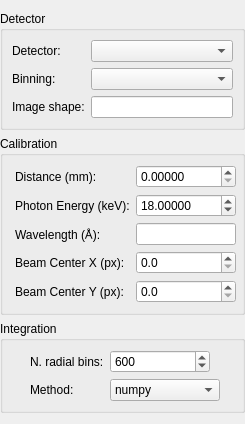
             <widget class="QWidget" name="azimuthalAverageWidget" native="true">
              <layout class="QVBoxLayout" name="verticalLayout_4">
               <property name="leftMargin">
                <number>0</number>
               </property>
               <property name="rightMargin">
                <number>0</number>
               </property>
               <item>
                <widget class="QGroupBox" name="detectorGroupBox">
                 <property name="maximumSize">
                  <size>
                   <width>16777215</width>
                   <height>16777215</height>
                  </size>
                 </property>
                 <property name="title">
                  <string>Detector</string>
                 </property>
                 <property name="checkable">
                  <bool>false</bool>
                 </property>
                 <layout class="QFormLayout" name="formLayout">
                  <property name="formAlignment">
                   <set>Qt::AlignHCenter|Qt::AlignTop</set>
                  </property>
                  <item row="0" column="0">
                   <widget class="QLabel" name="detectorLabel">
                    <property name="sizePolicy">
                     <sizepolicy hsizetype="Preferred" vsizetype="Preferred">
                      <horstretch>0</horstretch>
                      <verstretch>0</verstretch>
                     </sizepolicy>
                    </property>
                    <property name="text">
                     <string>Detector:</string>
                    </property>
                    <property name="buddy">
                     <cstring>detectorComboBox</cstring>
                    </property>
                   </widget>
                  </item>
                  <item row="0" column="1">
                   <widget class="QComboBox" name="detectorComboBox">
                    <property name="sizePolicy">
                     <sizepolicy hsizetype="Fixed" vsizetype="Fixed">
                      <horstretch>0</horstretch>
                      <verstretch>0</verstretch>
                     </sizepolicy>
                    </property>
                    <property name="maximumSize">
                     <size>
                      <width>170</width>
                      <height>16777215</height>
                     </size>
                    </property>
                    <property name="sizeAdjustPolicy">
                     <enum>QComboBox::AdjustToContents</enum>
                    </property>
                    <property name="minimumContentsLength">
                     <number>0</number>
                    </property>
                   </widget>
                  </item>
                  <item row="1" column="0">
                   <widget class="QLabel" name="binningLabel">
                    <property name="text">
                     <string>Binning:</string>
                    </property>
                    <property name="buddy">
                     <cstring>binningComboBox</cstring>
                    </property>
                   </widget>
                  </item>
                  <item row="1" column="1">
                   <widget class="QComboBox" name="binningComboBox">
                    <property name="sizePolicy">
                     <sizepolicy hsizetype="Fixed" vsizetype="Fixed">
                      <horstretch>0</horstretch>
                      <verstretch>0</verstretch>
                     </sizepolicy>
                    </property>
                    <property name="maximumSize">
                     <size>
                      <width>170</width>
                      <height>16777215</height>
                     </size>
                    </property>
                    <property name="currentIndex">
                     <number>-1</number>
                    </property>
                    <property name="sizeAdjustPolicy">
                     <enum>QComboBox::AdjustToContents</enum>
                    </property>
                    <property name="minimumContentsLength">
                     <number>0</number>
                    </property>
                   </widget>
                  </item>
                  <item row="2" column="0">
                   <widget class="QLabel" name="imageShapeLabel">
                    <property name="text">
                     <string>Image shape:</string>
                    </property>
                   </widget>
                  </item>
                  <item row="2" column="1">
                   <widget class="QLineEdit" name="imageShapeLineEdit">
                    <property name="maximumSize">
                     <size>
                      <width>160</width>
                      <height>16777215</height>
                     </size>
                    </property>
                    <property name="alignment">
                     <set>Qt::AlignCenter</set>
                    </property>
                    <property name="readOnly">
                     <bool>true</bool>
                    </property>
                   </widget>
                  </item>
                 </layout>
                </widget>
               </item>
               <item>
                <widget class="QGroupBox" name="calibrationGroupBox">
                 <property name="maximumSize">
                  <size>
                   <width>16777215</width>
                   <height>16777215</height>
                  </size>
                 </property>
                 <property name="title">
                  <string>Calibration</string>
                 </property>
                 <layout class="QFormLayout" name="formLayout_2">
                  <property name="formAlignment">
                   <set>Qt::AlignHCenter|Qt::AlignTop</set>
                  </property>
                  <item row="0" column="0">
                   <widget class="QLabel" name="distanceLabel">
                    <property name="text">
                     <string>Distance (mm):</string>
                    </property>
                    <property name="buddy">
                     <cstring>distanceDoubleSpinBox</cstring>
                    </property>
                   </widget>
                  </item>
                  <item row="0" column="1">
                   <widget class="QDoubleSpinBox" name="distanceDoubleSpinBox">
                    <property name="sizePolicy">
                     <sizepolicy hsizetype="Preferred" vsizetype="Fixed">
                      <horstretch>0</horstretch>
                      <verstretch>0</verstretch>
                     </sizepolicy>
                    </property>
                    <property name="maximumSize">
                     <size>
                      <width>100</width>
                      <height>16777215</height>
                     </size>
                    </property>
                    <property name="toolTip">
                     <string>&lt;html&gt;&lt;head/&gt;&lt;body&gt;&lt;p&gt;Sample-to-detector distance:&lt;/p&gt;&lt;p&gt;Only values &amp;gt; 0 are allowed&lt;/p&gt;&lt;/body&gt;&lt;/html&gt;</string>
                    </property>
                    <property name="decimals">
                     <number>5</number>
                    </property>
                    <property name="maximum">
                     <double>5000.000000000000000</double>
                    </property>
                    <property name="singleStep">
                     <double>10.000000000000000</double>
                    </property>
                    <property name="stepType">
                     <enum>QAbstractSpinBox::DefaultStepType</enum>
                    </property>
                   </widget>
                  </item>
                  <item row="1" column="0">
                   <widget class="QLabel" name="photonEnergyLabel">
                    <property name="text">
                     <string>Photon Energy (keV):</string>
                    </property>
                    <property name="buddy">
                     <cstring>photonEnergyDoubleSpinBox</cstring>
                    </property>
                   </widget>
                  </item>
                  <item row="1" column="1">
                   <widget class="QDoubleSpinBox" name="photonEnergyDoubleSpinBox">
                    <property name="maximumSize">
                     <size>
                      <width>100</width>
                      <height>16777215</height>
                     </size>
                    </property>
                    <property name="toolTip">
                     <string>&lt;html&gt;&lt;head/&gt;&lt;body&gt;&lt;p&gt;X-ray Photon Energy:&lt;/p&gt;&lt;p&gt;0nly values between 5 and 800 keV are allowed&lt;/p&gt;&lt;/body&gt;&lt;/html&gt;</string>
                    </property>
                    <property name="decimals">
                     <number>5</number>
                    </property>
                    <property name="minimum">
                     <double>5.000000000000000</double>
                    </property>
                    <property name="maximum">
                     <double>800.000000000000000</double>
                    </property>
                    <property name="stepType">
                     <enum>QAbstractSpinBox::DefaultStepType</enum>
                    </property>
                    <property name="value">
                     <double>18.000000000000000</double>
                    </property>
                   </widget>
                  </item>
                  <item row="2" column="0">
                   <widget class="QLabel" name="wavelengthLabel">
                    <property name="text">
                     <string>Wavelength (Å):</string>
                    </property>
                    <property name="buddy">
                     <cstring>wavelengthLineEdit</cstring>
                    </property>
                   </widget>
                  </item>
                  <item row="2" column="1">
                   <widget class="QLineEdit" name="wavelengthLineEdit">
                    <property name="enabled">
                     <bool>true</bool>
                    </property>
                    <property name="sizePolicy">
                     <sizepolicy hsizetype="Fixed" vsizetype="Fixed">
                      <horstretch>0</horstretch>
                      <verstretch>0</verstretch>
                     </sizepolicy>
                    </property>
                    <property name="maximumSize">
                     <size>
                      <width>100</width>
                      <height>16777215</height>
                     </size>
                    </property>
                    <property name="text">
                     <string/>
                    </property>
                    <property name="readOnly">
                     <bool>true</bool>
                    </property>
                   </widget>
                  </item>
                  <item row="3" column="0">
                   <widget class="QLabel" name="centerXLabel">
                    <property name="text">
                     <string>Beam Center X (px):</string>
                    </property>
                    <property name="buddy">
                     <cstring>centerXDoubleSpinBox</cstring>
                    </property>
                   </widget>
                  </item>
                  <item row="4" column="0">
                   <widget class="QLabel" name="centerYLabel">
                    <property name="text">
                     <string>Beam Center Y (px):</string>
                    </property>
                    <property name="buddy">
                     <cstring>centerYDoubleSpinBox</cstring>
                    </property>
                   </widget>
                  </item>
                  <item row="3" column="1">
                   <widget class="QDoubleSpinBox" name="centerXDoubleSpinBox">
                    <property name="maximumSize">
                     <size>
                      <width>100</width>
                      <height>16777215</height>
                     </size>
                    </property>
                    <property name="toolTip">
                     <string>Position of center along X in pixel</string>
                    </property>
                    <property name="decimals">
                     <number>1</number>
                    </property>
                    <property name="maximum">
                     <double>3840.000000000000000</double>
                    </property>
                    <property name="value">
                     <double>0.000000000000000</double>
                    </property>
                   </widget>
                  </item>
                  <item row="4" column="1">
                   <widget class="QDoubleSpinBox" name="centerYDoubleSpinBox">
                    <property name="maximumSize">
                     <size>
                      <width>100</width>
                      <height>16777215</height>
                     </size>
                    </property>
                    <property name="decimals">
                     <number>1</number>
                    </property>
                    <property name="maximum">
                     <double>3840.000000000000000</double>
                    </property>
                    <property name="value">
                     <double>0.000000000000000</double>
                    </property>
                   </widget>
                  </item>
                 </layout>
                </widget>
               </item>
               <item>
                <widget class="QGroupBox" name="integrationGroupBox">
                 <property name="title">
                  <string>Integration</string>
                 </property>
                 <layout class="QFormLayout" name="formLayout_8">
                  <property name="formAlignment">
                   <set>Qt::AlignHCenter|Qt::AlignTop</set>
                  </property>
                  <item row="0" column="0">
                   <widget class="QLabel" name="radialBinsLabel">
                    <property name="text">
                     <string>N. radial bins:</string>
                    </property>
                    <property name="buddy">
                     <cstring>radialBinsSpinBox</cstring>
                    </property>
                   </widget>
                  </item>
                  <item row="0" column="1">
                   <widget class="QSpinBox" name="radialBinsSpinBox">
                    <property name="maximumSize">
                     <size>
                      <width>100</width>
                      <height>16777215</height>
                     </size>
                    </property>
                    <property name="toolTip">
                     <string>Number of radial bins for azimuthal integration</string>
                    </property>
                    <property name="maximum">
                     <number>10000</number>
                    </property>
                    <property name="singleStep">
                     <number>100</number>
                    </property>
                    <property name="value">
                     <number>600</number>
                    </property>
                   </widget>
                  </item>
                  <item row="1" column="0">
                   <widget class="QLabel" name="integrationMethodLabel">
                    <property name="text">
                     <string>Method:</string>
                    </property>
                    <property name="buddy">
                     <cstring>integrationMethodComboBox</cstring>
                    </property>
                   </widget>
                  </item>
                  <item row="1" column="1">
                   <widget class="QComboBox" name="integrationMethodComboBox">
                    <property name="sizePolicy">
                     <sizepolicy hsizetype="Preferred" vsizetype="Fixed">
                      <horstretch>0</horstretch>
                      <verstretch>0</verstretch>
                     </sizepolicy>
                    </property>
                    <property name="maximumSize">
                     <size>
                      <width>110</width>
                      <height>16777215</height>
                     </size>
                    </property>
                    <property name="toolTip">
                     <string>pyFAI integration method</string>
                    </property>
                    <item>
                     <property name="text">
                      <string>numpy</string>
                     </property>
                    </item>
                    <item>
                     <property name="text">
                      <string>cython</string>
                     </property>
                    </item>
                    <item>
                     <property name="text">
                      <string>bbox</string>
                     </property>
                    </item>
                    <item>
                     <property name="text">
                      <string>splitpixel</string>
                     </property>
                    </item>
                    <item>
                     <property name="text">
                      <string>lut</string>
                     </property>
                    </item>
                    <item>
                     <property name="text">
                      <string>csr</string>
                     </property>
                    </item>
                    <item>
                     <property name="text">
                      <string>nosplit_csr</string>
                     </property>
                    </item>
                    <item>
                     <property name="text">
                      <string>full_csr</string>
                     </property>
                    </item>
                    <item>
                     <property name="text">
                      <string>lut_ocl</string>
                     </property>
                    </item>
                    <item>
                     <property name="text">
                      <string>csr_ocl</string>
                     </property>
                    </item>
                   </widget>
                  </item>
                 </layout>
                </widget>
               </item>
              </layout>
             </widget>
